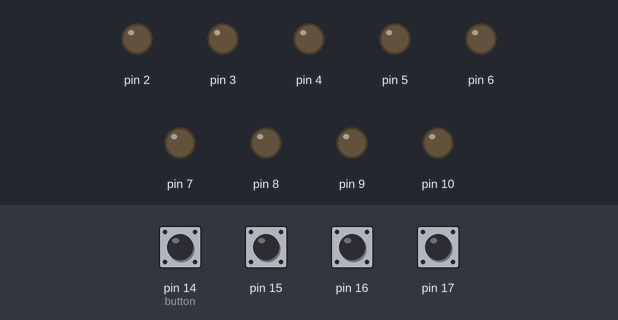
A sketch run on a simulated Arduino Uno, built with avr-gcc and run on an emulated ATmega328P. Shown: output pins drawn as LEDs (lit = HIGH). The test bench sets the inputs (shaded band); at power-on: pin 14 (button), pin 15–17 HIGH. The local clock reads 2024-03-15 10:24:30 at power-on unless the sketch sets it.

Above: at 10.2 s.
10.3 s: pin 15 pulled LOW for 0.15 s
At 11.8 s:
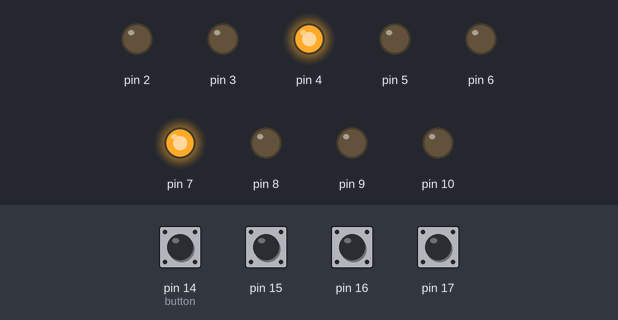
At 26.9 s:
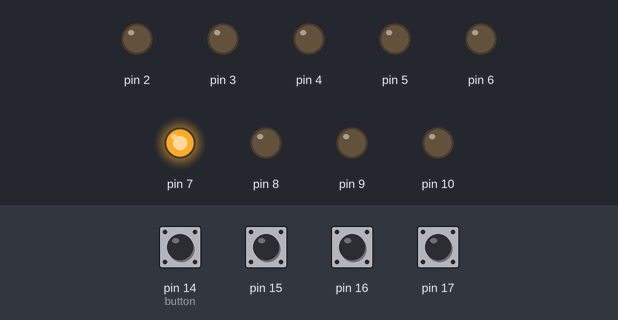
Timing chart, 0 to 27.5 s (numbered marks = the images above; inputs shaded):
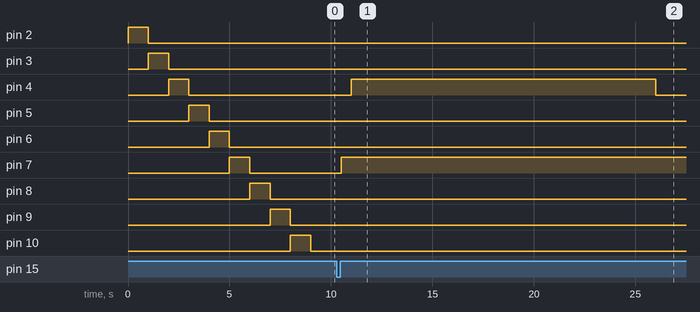

The sketch:

rtc_module__4_buttons__4_leds_or_relay_pins.ino
```cpp
#include<iarduino_RTC.h>//iarduino_RTC-1.3.4/examples/gettime

iarduino_RTC watch(RTC_DS1302,11,13,12);//(RST,CLK,DAT)
int i;
unsigned int s,m,h;//sec,min,hour,day
unsigned long t14,t15,t16,t17;//starting timers for the buttons
int ss7=0,ss8=0,ss9=0,ss10=0;//switching state (changing by the buttons)
int ledcounter;//countdown timer for LED indicators

void setup()
{
  for(i=2;i<=6;i++)pinMode(i,OUTPUT);//LED indicators
  for(i=14;i<=17;i++)pinMode(i,INPUT_PULLUP);//analog pins are now digital button pins
  for(i=7;i<=10;i++)pinMode(i,OUTPUT);//relay pins,LOW signal means relay is off
  watch.begin();
  watch.period(10);//communication with the clock module takes much time, reducing program's speed
  //watch.settime(0,55,19,19,12,20,6);//sec,min,hour,day,month,year,day of week, don't uncomment, or time'll reset
  for(i=2;i<=6;i++)//check all indicator LEDS
  {
    digitalWrite(i,HIGH);
    delay(1000);
    digitalWrite(i,LOW);
  }
  for(i=7;i<=10;i++)//check all relay pins
  {
    digitalWrite(i,HIGH);
    delay(1000);
    digitalWrite(i,LOW);
  }
}

void growLightProgram1806(unsigned int h,int relaypin)//grow light program #1
{
  if(h>=6 and h<=23)digitalWrite(relaypin,HIGH);
  else if(h>=0 and h<6)digitalWrite(relaypin,LOW);
}

void growLightProgram1212(unsigned int h,int relaypin)//grow light program#2
{
  if(h>=6 and h<18)digitalWrite(relaypin,HIGH);
  else if(h>=18 and h<=23 and h>=0 and h<6)digitalWrite(relaypin,LOW);
}

void blinking(int ledpin,unsigned long leddelay)//not actual blinking,just lighting
{
  if(ledcounter>0)
  {
    if(millis()%(leddelay*2)==0)digitalWrite(ledpin,HIGH);
    if(millis()%1000==0)ledcounter--;
  }
  if(ledcounter==0)digitalWrite(ledpin,LOW);
}

void loop()
{
  watch.gettime();
  s=watch.seconds;
  m=watch.minutes;
  h=watch.Hours;

  if(digitalRead(14)==LOW)t14=millis();//if button is pressed, make a checkpoint
  if(millis()-t14==50){ss7++;t14=0;ledcounter=10;}//if current time-checkpoint==50,change switching state and delete the checkpoint,also increase LED indicators' countdown timer
  if(ss7>3)ss7=0;//the total of 4 switching states(0,1,2,3)

  if(digitalRead(15)==LOW)t15=millis();
  if(millis()-t15==50){ss8=!ss8;t15=0;ledcounter=10;}

  if(digitalRead(16)==LOW)t16=millis();
  if(millis()-t16==50){ss9=!ss9;t16=0;ledcounter=10;}

  if(digitalRead(17)==LOW)t17=millis();
  if(millis()-t17==50){ss10=!ss10;t17=0;ledcounter=10;}

  if(ss7==1){growLightProgram1806(h,8);if(millis()%1000==0)blinking(2,100);}//if switching state==1,then program1806 is going+wait till the next seconds and do "blinking"
  if(ss7==2){growLightProgram1212(h,8);if(millis()%1000==0)blinking(3,100);}
  if(ss7==3){digitalWrite(8,HIGH);blinking(2,100);blinking(3,100);}//turn everything on, all LEDs indicators blink
  if(ss7==0){digitalWrite(8,LOW);digitalWrite(2,LOW);digitalWrite(3,LOW);}//if switching state==0,then turn relays and LEDs off

  if(ss8==1){digitalWrite(7,HIGH);if(millis()%1000==0)blinking(4,100);}//7 and 8 inputs on the relay are messed, so I fixed it in the program
  if(ss8==0){digitalWrite(7,LOW);digitalWrite(4,LOW);}

  if(ss9==1){digitalWrite(9,HIGH);if(millis()%1000==0)blinking(5,100);}
  if(ss9==0){digitalWrite(9,LOW);digitalWrite(5,LOW);}

  if(ss10==1){digitalWrite(10,HIGH);if(millis()%1000==0)blinking(6,100);}
  if(ss10==0){digitalWrite(10,LOW);digitalWrite(6,LOW);}
}
//future advice: do program good since the start, create arrays, if possible, create variables for each pin, make cycles with those arrays
```

Measured:
- after the input at 10.3 s, pin 4: LOW → HIGH after 0.70 s, → LOW 15.0 s later; pin 7: LOW → HIGH after 0.20 s
